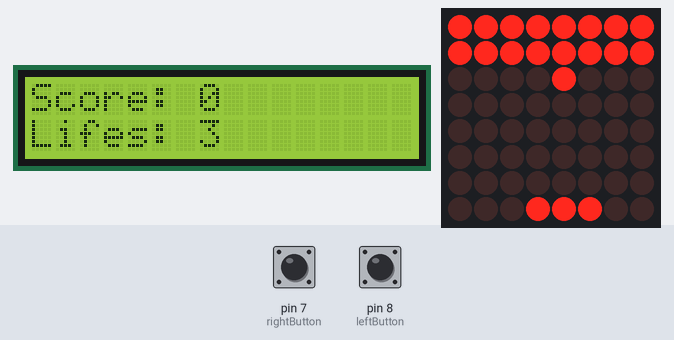
Simulated run of this sketch. Board: Arduino Uno, built with avr-gcc and run on an emulated ATmega328P. Shown: 16×2 character LCD, 8×8 LED matrix. The test bench sets the inputs (shaded band); at power-on: pin 7 (rightButton) HIGH, pin 8 (leftButton) HIGH.

Above: at 1.2 s.
1.3 s: pin 7 (rightButton) pulled LOW for 0.15 s
At 1.66 s:
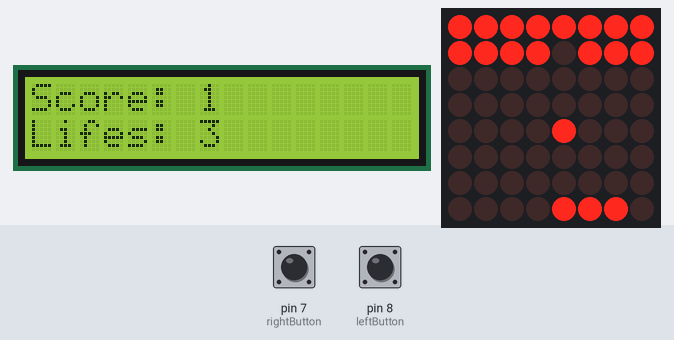
2.0 s: pin 8 (leftButton) pulled LOW for 0.15 s
At 2.42 s:
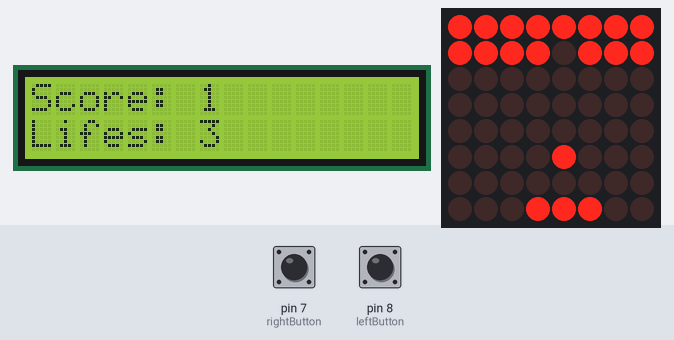
2.7 s: pin 7 (rightButton) pulled LOW for 1 s
At 3.94 s:
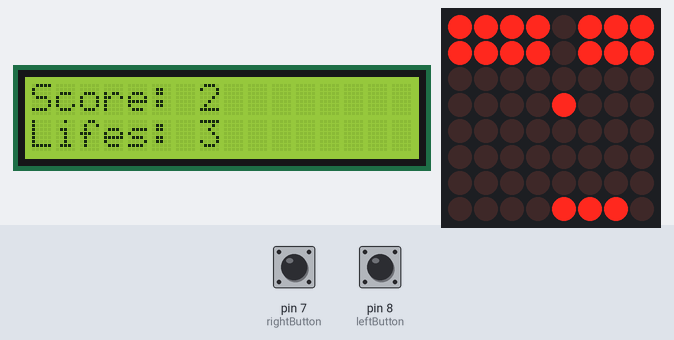
4.3 s: pin 8 (leftButton) pulled LOW for 1 s
At 5.46 s:
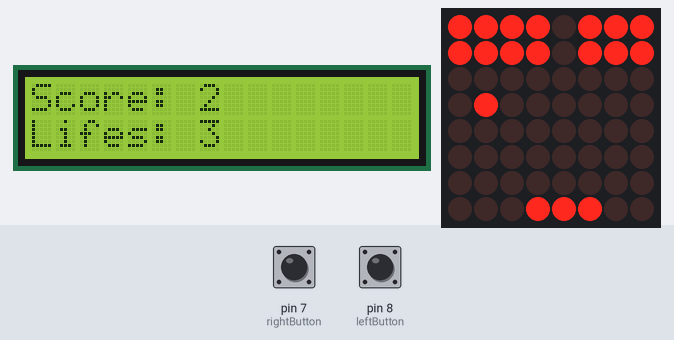
5.9 s: pin 7 (rightButton) pulled LOW for 0.15 s
At 6.22 s:
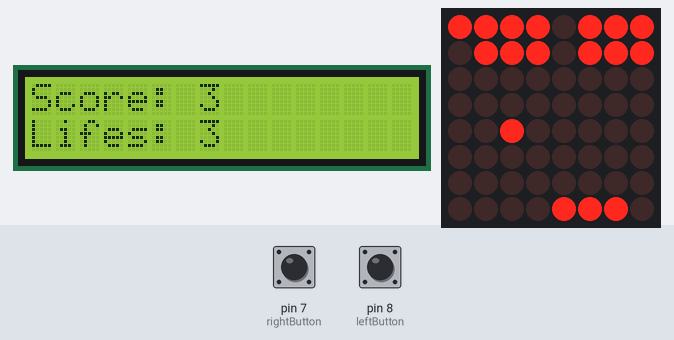
6.6 s: pin 8 (leftButton) pulled LOW for 0.15 s
At 6.98 s:
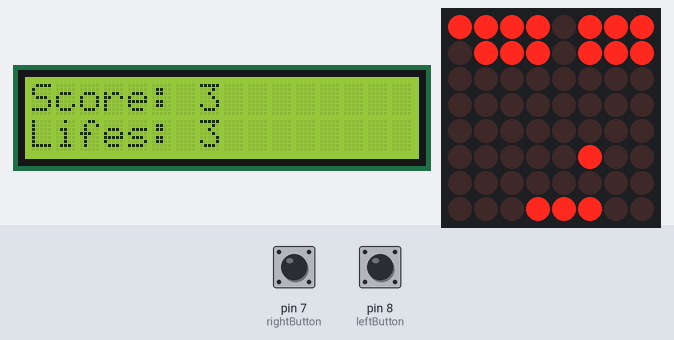
Timing chart, 0 to 9.6 s (numbered marks = the images above; inputs shaded):
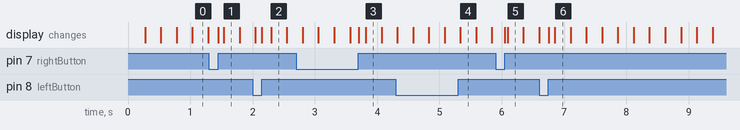

Measured:
- after the input at 1.3 s, the display: first changes after 0.15 s (image 1 shows a later state)
- after the input at 2.0 s, the display: first differs from a run without the input after 0.15 s (image 2 shows a later state)
- after the input at 2.7 s, the display: first differs from a run without the input after 1.0 s (image 3 shows a later state)
- after the input at 4.3 s, the display: first differs from a run without the input after 1.0 s (image 4)
- after the input at 5.9 s, the display: first changes after 0.15 s (image 5 shows a later state)
- after the input at 6.6 s, the display: first differs from a run without the input after 0.15 s (image 6 shows a later state)

The sketch:

Brick_Breaker.ino
```cpp
#include <LedControl.h>
#include <LiquidCrystal.h>
#define CONTRAST_PIN 9
LedControl ledControl = LedControl(12, 11, 10, 1);
// pin 12 is connected to the MAX7219 pin 1
// pin 11 is connected to the CLK pin 13
// pin 10 is connected to LOAD pin 12
// 1 as we are only using 1 MAX7219
const int rs = 13, en = 6, d4 = 5, d5 = 4, d6 = 3, d7 = 2, leftButton = 8, rightButton = 7;
LiquidCrystal LCD(rs, en, d4, d5, d6, d7);
int inGame = 0, leftButtonCurrentState, leftButtonLastState, rightButtonCurrentState, rightButtonLastState;
int lifes = 0, blocksNumber = 0, gameTable[10][10], rowBall = 0, rowMove = 0, colBall = 0, colMove = 0, currentTime = 0, lastTime = 0;
void setup() {
  pinMode(leftButton, INPUT);
  pinMode(rightButton, INPUT);
  // the zero refers to the MAX7219 number, it is zero for 1 chip
  ledControl.shutdown(0, false);// turn off power saving, enables display
  ledControl.setIntensity(0, 8);// sets brightness (0~15 possible values)
  ledControl.clearDisplay(0);// clear screen
  pinMode(CONTRAST_PIN, OUTPUT);
  analogWrite(CONTRAST_PIN, 300);
  LCD.clear();
  LCD.begin(16, 2);
  LCD.print("Press any button");
  LCD.setCursor(0, 1);
  LCD.print("to begin");
}
void gamePlay() {
  if (gameTable[rowBall][colBall - 1] == 1)
    colMove = 1;
  if (gameTable[rowBall][colBall + 1] == 2)
    colMove = -1;
  if (gameTable[rowBall - 1][colBall] == 3)
    rowMove = 1;
  if (gameTable[rowBall + 1][colBall] == 5) {
    rowMove = -1;
    colMove = -1;
  }
  if (rowMove == -1) {
    if (gameTable[rowBall - 1][colBall] == -1 && gameTable[rowBall][colBall + 1] == -1 && colMove == 1) {
      rowMove = 1;
      colMove = -1;
      gameTable[rowBall - 1][colBall] = 0;
      gameTable[rowBall][colBall + 1] = 0;
      blocksNumber -= 2;
    }
    else
      if (gameTable[rowBall - 1][colBall] == -1 && gameTable[rowBall][colBall - 1] == -1 && colMove == -1) {
        rowMove = 1;
        colMove = 1;
        gameTable[rowBall - 1][colBall] = 0;
        gameTable[rowBall][colBall - 1] = 0;
        blocksNumber -= 2;
      }
      else
        if (gameTable[rowBall - 1][colBall] == -1) {
          rowMove = 1;
          gameTable[rowBall - 1][colBall] = 0;
          blocksNumber--;
        }
        else
          if (gameTable[rowBall - 1][colBall - 1] == -1 && colMove == -1) {
            rowMove = 1;
            colMove = 1;
            gameTable[rowBall - 1][colBall - 1] = 0;
            blocksNumber--;
          }
          else
            if (gameTable[rowBall - 1][colBall + 1] == -1 && colMove == 1) {
              rowMove = 1;
              colMove = -1;
              gameTable[rowBall - 1][colBall + 1] = 0;
              blocksNumber--;
            }
  }
  if (rowMove == 1) {
    if (gameTable[rowBall + 1][colBall] == -1 && gameTable[rowBall][colBall + 1] == -1 && colMove == 1) {
      rowMove = 1;
      colMove = -1;
      gameTable[rowBall + 1][colBall] = 0;
      gameTable[rowBall][colBall + 1] = 0;
      blocksNumber -= 2;
    }
    else
      if (gameTable[rowBall + 1][colBall] == -1 && gameTable[rowBall][colBall - 1] == -1 && colMove == -1) {
        rowMove = 1;
        colMove = 1;
        gameTable[rowBall + 1][colBall] = 0;
        gameTable[rowBall][colBall - 1] = 0;
        blocksNumber -= 2;
      }
      else
        if (gameTable[rowBall + 1][colBall] == -1) {
          rowMove = 1;
          gameTable[rowBall + 1][colBall] = 0;
          blocksNumber--;
        }
        else
          if (gameTable[rowBall + 1][colBall - 1] == -1 && colMove == -1) {
            rowMove = 1;
            colMove = 1;
            gameTable[rowBall + 1][colBall - 1] = 0;
            blocksNumber--;
          }
          else
            if (gameTable[rowBall + 1][colBall + 1] == -1 && colMove == 1) {
              rowMove = 1;
              colMove = -1;
              gameTable[rowBall + 1][colBall + 1] = 0;
              blocksNumber--;
            }
  }
  if (gameTable[rowBall + 1][colBall] == 5) {
    rowMove = -1;
    colMove = -1;
  }
  if (gameTable[rowBall + 1][colBall] == 6) {
    rowMove = -1;
  }
  if (gameTable[rowBall + 1][colBall] == 7) {
    rowMove = -1;
    colMove = 1;
  }
  if (gameTable[rowBall][colBall - 1] == 1)
    colMove = 1;
  if (gameTable[rowBall][colBall + 1] == 2)
    colMove = -1;
  if (gameTable[rowBall - 1][colBall] == 3)
    rowMove = 1;
  if (gameTable[rowBall + 1][colBall] == 4) {
    lifes = lifes - 1;
    buildPaddle();
  }
  else{
    for (int row = 1; row < 3; ++row)
      for (int col = 1; col < 9; ++col)
        if (gameTable[row][col])
          ledControl.setLed(0, row - 1, col - 1, true);
        else
          ledControl.setLed(0, row - 1, col - 1, false);
    ledControl.setLed(0, rowBall - 1, colBall - 1, false);
    rowBall = rowBall + rowMove;
    colBall = colBall + colMove;
    ledControl.setLed(0, rowBall - 1, colBall - 1, true);
  }
}
void buildGame() {
  lifes = 3;
  blocksNumber = 16;
  for (int row = 0; row <= 9; ++row)
    for (int col = 0; col <= 9; ++col)
      gameTable[row][col] = 0; //set matrix on 0
  for (int i = 0; i <= 9; ++i) {//boarding
    gameTable[i][0] = 1; //left border
    gameTable[0][i] = 3; //top border
    gameTable[i][9] = 2; //right border
    gameTable[9][i] = 4; //bottom border
  }
  for (int row = 0; row < 2; ++row)
    for(int col = 0; col < 8; ++col) {
      ledControl.setLed(0, row, col, true);
      gameTable[row + 1][col + 1] = -1;
    }
  for (int row = 1; row < 9; ++row)
    for (int col = 1; col < 9; ++col)
      if (gameTable[row][col])
        ledControl.setLed(0, row - 1, col - 1, true);
      else
        ledControl.setLed(0, row - 1, col - 1, false);
}
void buildPaddle() {
  rowBall = 7;
  colBall = 5;
  rowMove = -1;
  colMove = 0;
  ledControl.setLed(0, 6, 4, true);
  for(int col = 1; col <= 8; ++col)
    gameTable[8][col] = 0;
  gameTable[8][4] = 5;
  gameTable[8][5] = 6;
  gameTable[8][6] = 7;
  for(int col = 1; col <= 8; ++col)
    if (gameTable[8][col])
      ledControl.setLed(0, 7, col - 1, true);
    else
      ledControl.setLed(0, 7, col - 1, false);
}
void loop() {
  leftButtonCurrentState = digitalRead(leftButton);
  if (leftButtonCurrentState != leftButtonLastState && leftButtonCurrentState == HIGH) {
    moveLeft();
  }
  leftButtonLastState = leftButtonCurrentState;
  rightButtonCurrentState = digitalRead(rightButton);
  if(rightButtonCurrentState != rightButtonLastState && rightButtonCurrentState == HIGH){
    moveRight();
  }
  rightButtonLastState = rightButtonCurrentState;
  currentTime = millis();
  if (currentTime - lastTime >= 250) {
    if (inGame == 1) {
      LCD.setCursor(0, 0);
      LCD.clear();
      LCD.print("Score:");
      LCD.setCursor(0, 1);
      LCD.print("Lifes:");
      inGame = 2;
      buildGame();
      buildPaddle();
    }
    if (inGame == 2 && lifes && blocksNumber){
      gamePlay();
      LCD.setCursor(7, 0);
      LCD.print(16 - blocksNumber);
      LCD.setCursor(7, 1);
      LCD.print(lifes);
    }
    if (inGame == 2 && !lifes && blocksNumber) {
      inGame = 0;
      LCD.clear();
      LCD.print("You lost!");
      LCD.setCursor(0, 1);
      LCD.print("Score:");
      LCD.setCursor(7, 1);
      LCD.print(16 - blocksNumber);
    }
    if (inGame == 2 && lifes && !blocksNumber) {
      inGame = 0;
      LCD.clear();
      LCD.print("You won! Press");
      LCD.setCursor(0, 1);
      LCD.print("to start again");
    }
    lastTime = millis();
  }
}
void movePaddleLeft() {
  for (int col = 1; col < 8; ++col)
    gameTable[8][col] = gameTable[8][col + 1];
  gameTable[8][8] = 0;
  for (int col = 1; col <= 8; ++col)
    if (gameTable[8][col])
      ledControl.setLed(0, 7, col - 1, true);
    else
      ledControl.setLed(0, 7, col - 1, false);
}
void moveLeft() {
 if (!inGame)
  inGame = 1;
 else
  if (inGame && gameTable[8][1] == 0)
    movePaddleLeft();
}
void movePaddleRight(){
  for (int col = 8; col > 0; --col)
    gameTable[8][col] = gameTable[8][col - 1];
  gameTable[8][1] = 0;
  for (int col = 1; col <= 8; ++col)
    if (gameTable[8][col])
      ledControl.setLed(0, 7, col - 1, true);
    else
      ledControl.setLed(0, 7, col - 1, false);
}
void moveRight() {
 if (!inGame)
  inGame = 1;
 else
  if (inGame && gameTable[8][8] == 0)
    movePaddleRight();
}
```
